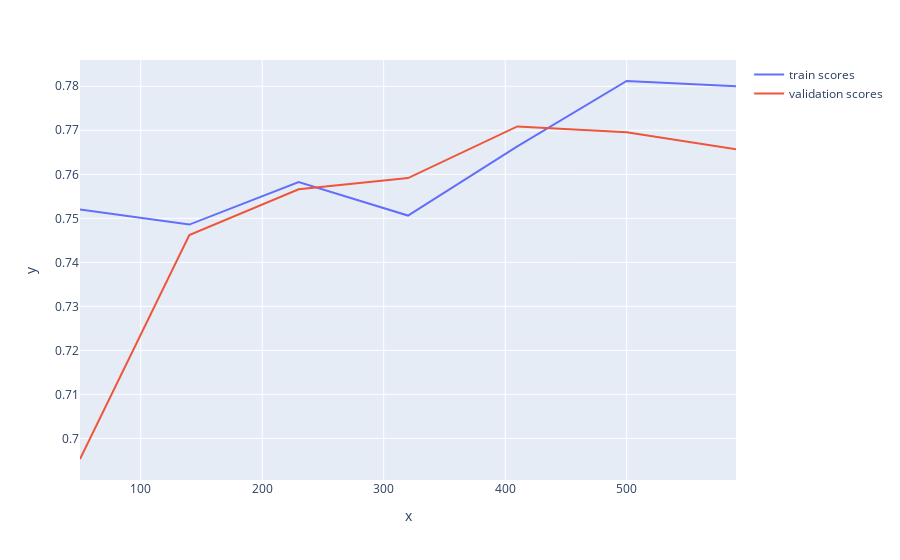

Notebook code cell kept with this figure:
### Markdown cell above
<p dir=rtl style="direction: rtl;text-align: right;line-height:200%;font-family:vazir;font-size:medium">
<font face="vazir" size=3>
مانند بخش رگرسیون خطی برای مدل لجستیک ساخته شده نمودار یادگیری یا
<code>learning_curve</code>
را رسم کنید.
</font>
</p>

### Code cell
import warnings
from sklearn.model_selection import learning_curve
warnings.filterwarnings("ignore")


train_sizes, train_scores, validation_scores = ...
learn_curve = px.line(x = ... , y=...)
learn_curve.data[0].name="train scores"
learn_curve.update_traces(showlegend=True)
learn_curve.add_scatter(x=..., y=...,mode='lines' , name="validation scores")
learn_curve.___()

### Figure 1 — Plotly figure (JSON) as saved in the notebook; plotly's stock layout.template omitted (floating-point values rounded to 4 significant figures)
{"data": [{"hovertemplate": "x=%{x}<br>y=%{y}<extra></extra>", "legendgroup": "", "line": {"color": "#636efa", "dash": "solid"}, "marker": {"symbol": "circle"}, "mode": "lines", "name": "train scores", "orientation": "v", "showlegend": true, "type": "scatter", "x": [50, 140, 230, 320, 410, 500, 590], "xaxis": "x", "y": [0.752, 0.7486, 0.7583, 0.7506, 0.7663, 0.7812, 0.78], "yaxis": "y"}, {"mode": "lines", "name": "validation scores", "type": "scatter", "x": [50, 140, 230, 320, 410, 500, 590], "y": [0.6953, 0.7462, 0.7566, 0.7591, 0.7709, 0.7696, 0.7657]}], "layout": {"legend": {"tracegroupgap": 0}, "margin": {"t": 60}, "xaxis": {"anchor": "y", "domain": [0, 1], "title": {"text": "x"}}, "yaxis": {"anchor": "x", "domain": [0, 1], "title": {"text": "y"}}}}
